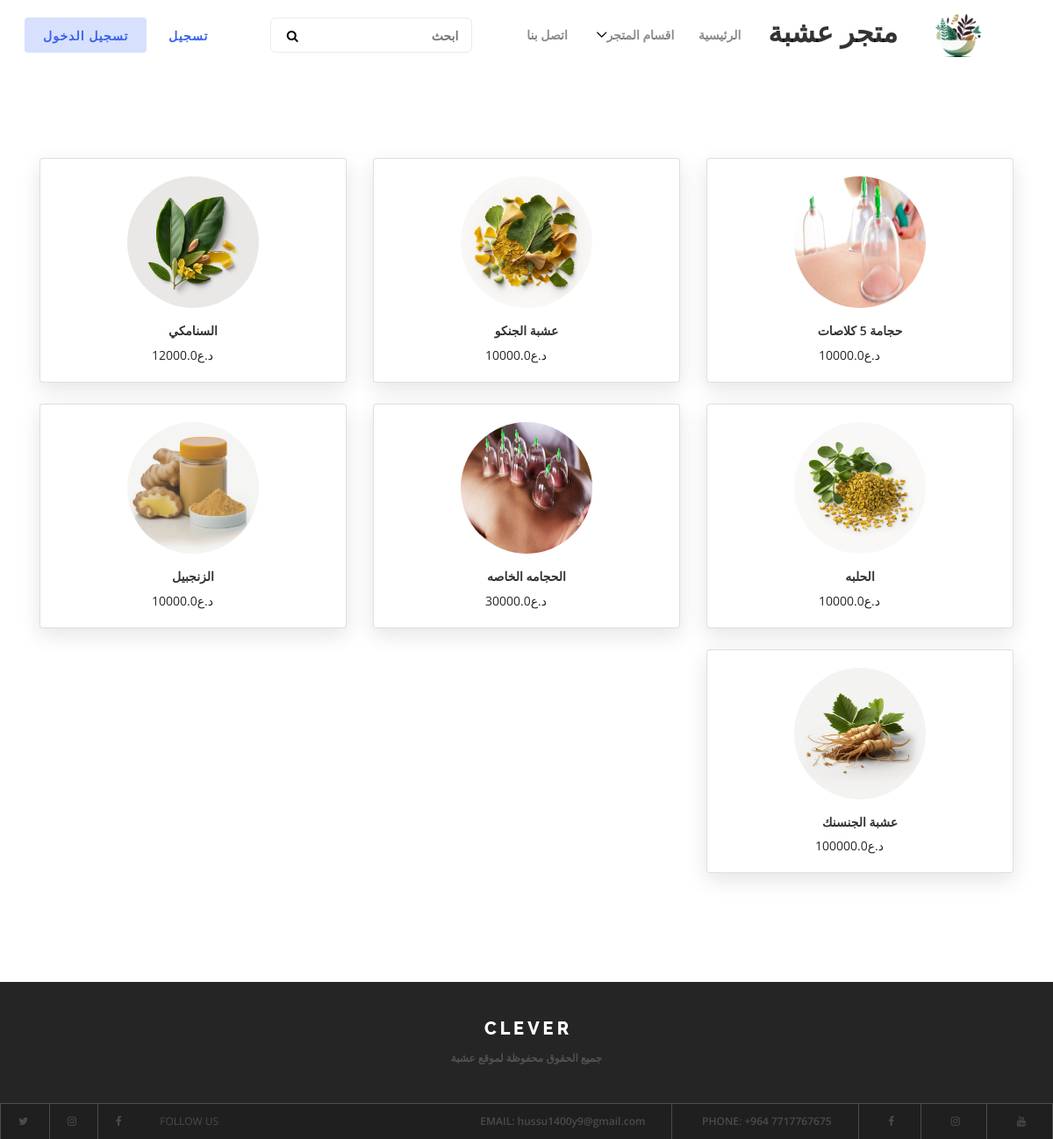
The page / on the database its author committed.
### products/models.py (models this page shows, shortened)
class Product(models.Model):
    prd_name = models.CharField(max_length=500, verbose_name="اسم المنتج")
    prd_price = models.FloatField(verbose_name="السعر",default=0)
    description = models.CharField(max_length=1500,verbose_name="الوصف")
    img = models.ImageField( upload_to="media/prd/", default='media/prd/default.png', verbose_name="صورة المنتج")
    up_date = models.DateField(auto_now=False, auto_now_add=True,verbose_name="تاريخ الرفع")
    recommended = models.BooleanField(verbose_name="يعرض على الرئيسية")
    sold = models.BooleanField(verbose_name="مباع")
    discount = models.IntegerField(verbose_name="الخصم", default=0)
    cat_id = models.ForeignKey(Category, on_delete=models.CASCADE,verbose_name="القسم",null=True)
    slug = models.SlugField(verbose_name="Slug",blank=True , null=True)
    total = models.FloatField(verbose_name="السعر الكلي",default=0)

### products/views.py (the view)
# urls.py: path('', main ,name="home"),
def main(request):
    if request.method == "POST":
        se1 = request.POST.get('search')    #Text searching
        product = Product.objects.filter(prd_name__icontains=se1)
    else:
        product = Product.objects.all()
    if request.user.is_authenticated:
        user = Profile.objects.get(user_id= request.user)
    else:
        user="زائر"
    category = Category.objects.all()
    return render(request, 'main.html',{'cats':category,'users':user,'prd':product})

### products/templates/main.html (shortened to what this page needs)
{% extends 'base.html' %}
                {% block container %}
                <div class="container">
                    <div class="row">
                        {% for pr in prd %}
                        <div class="col-sm-12 col-md-6 col-lg-4 col-xl-4">
                            <div class="card item-card">
                                <div class="product-grid6  card-body">
                                    <div class="product-image6">
                                        <a href="#">
                                            <center><img class="img-fluid" style="height: 150px; width: 150px ; border-radius: 50%;" src="{{pr.img.url}}" alt="img"></center>
                                        </a>
                                    </div>
                                    <div class="product-content text-center">
                                        <h4 class="title " style="font-weight: bolder;"><a href="#">{{pr.prd_name}}</a></h4>
                                        {% if pr.discount < 1 %}
                                        <div class="product_price"><span class="mr-4">د.ع{{pr.total}}</span></div>
                                        {% else %}
                                       <div style="font-weight: bold"><span class="mr-4" style="text-decoration: line-through; color: grey;"> {{pr.prd_price}} د.ع </span> <span class="mr-4"> {{pr.total}} د.ع </span></div>
                                        {% endif %}
                                    </div>
                                </div>
                            </div>
                        </div>
                        {% endfor %}
                    </div>
                </div>
				{% endblock container %}

### static/style.css (style rules this page uses)
* { margin: 0; padding: 0; }
body { font-family: "Open Sans", sans-serif; font-size: 14px; font-weight: 400; }
h1, h2, h3, h4, h5, h6 { color: rgba(0, 0, 0, 0.8); line-height: 1.3; font-weight: 700; }
a, a:hover, a:focus { -webkit-transition-duration: 500ms; transition-duration: 500ms; text-decoration: none; outline: 0 solid transparent; color: rgba(0, 0, 0, 0.8); font-weight: 600; font-size: 14px; }
img { height: auto; max-width: 100%; }

### rows shown on the page
Product: img (picture), prd_name "حجامة 5 كلاصات", total "10000.0"
Product: img (picture), prd_name "عشبة الجنكو", total "10000.0"
Product: img (picture), prd_name "السنامكي", total "12000.0"
Product: img (picture), prd_name "الحلبه", total "10000.0"
Product: img (picture), prd_name "الحجامه الخاصه", total "30000.0"
Product: img (picture), prd_name "الزنجبيل", total "10000.0"
Product: img (picture), prd_name "عشبة الجنسنك", total "100000.0"
